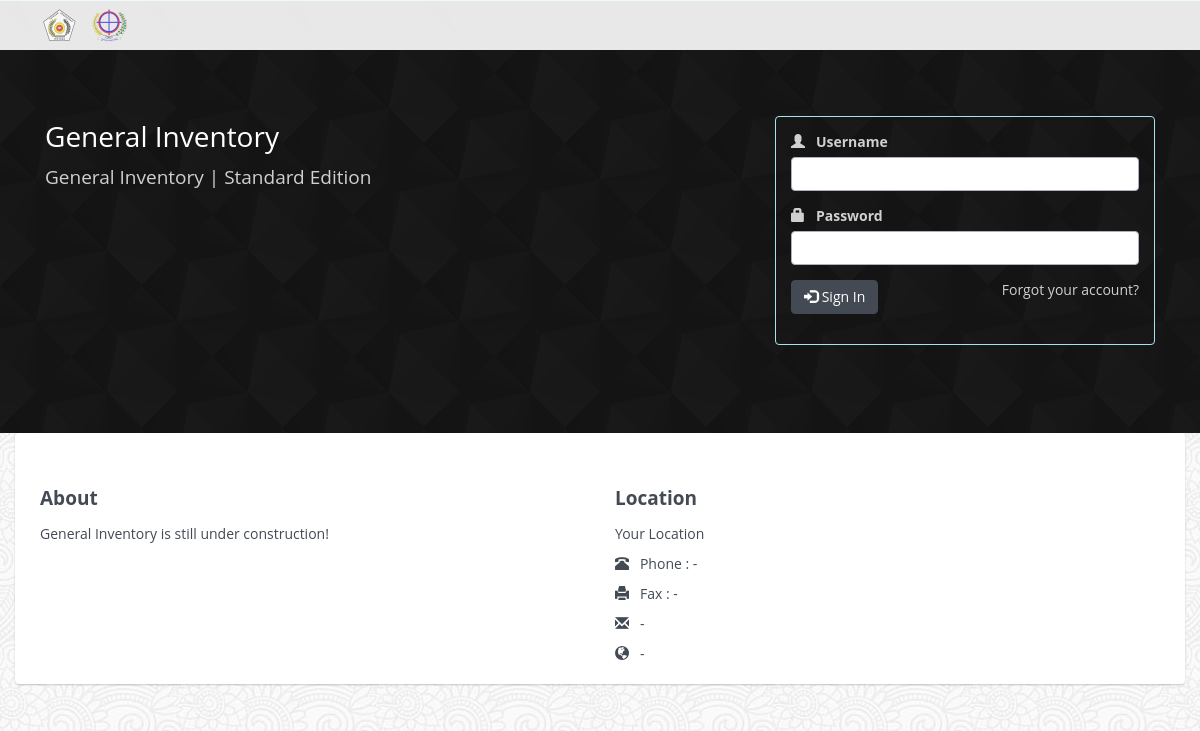
The page / on the database its author committed.
### tables this page shows
CREATE TABLE `system_settings` (
  `setting_name` varchar(50) NOT NULL COMMENT 'Setting Name',
  `setting_value` text NOT NULL COMMENT 'Values',
  `active` enum('yes','no') NOT NULL DEFAULT 'yes',
  `created_by` varchar(30) NOT NULL,
  `created_date` datetime NOT NULL,
  `updated_by` varchar(30) NOT NULL,
  `updated_date` datetime NOT NULL,
  `revision` tinyint(3) NOT NULL DEFAULT '0',
  PRIMARY KEY (`setting_name`)
);

### lib/db.class.php (called while the page is built, shortened)
<?php
class DB
{
	private $pdo;
	private $sQuery;
		private function Connect()
		{
			$this->settings = parse_ini_file("settings.ini.php");
			$dsn = 'mysql:dbname='.$this->settings["dbname"].';host='.$this->settings["host"].'';
			try
			{
				$this->pdo = new PDO($dsn, $this->settings["user"], $this->settings["password"], array(PDO::MYSQL_ATTR_INIT_COMMAND => "SET NAMES utf8"));
				$this->pdo->setAttribute(PDO::ATTR_ERRMODE, PDO::ERRMODE_EXCEPTION);
				$this->pdo->setAttribute(PDO::ATTR_EMULATE_PREPARES, false);
				$this->bConnected = true;
			}
			catch (PDOException $e)
			{
				echo $this->ExceptionLog($e->getMessage());
				die();
			}
		}
		private function Init($query,$parameters = "")
		{
			try
			{
				$this->sQuery = $this->pdo->prepare($query);
				$this->succes 	= $this->sQuery->execute();
			}
			catch(PDOException $e)
			{
					echo $this->ExceptionLog($e->getMessage(), $query );
					die();
			}
		}
		public function single($query,$params = null)
		{
			$this->Init($query,$params);
			return $this->sQuery->fetchColumn();
		}
}
?>

### class/inventory.class.php (called while the page is built, shortened)
<?php
require_once(__DIR__ . '/../lib/db.class.php');
class Inventory
{
	public function __construct() {
		$this->db = new DB();
	}
	public function setting_data($setting_name)
	{
		$query         = "SELECT setting_value FROM system_settings WHERE setting_name = '$setting_name' AND active = 'yes'";
		$setting_value = $this->db->single($query);
		return $setting_value;
	}
}
?>

### index.php (the view, shortened to what this page needs)
<?php session_start();
if (isset($_SESSION['username']) && isset($_SESSION['level']) && $_SESSION['username']!="" && $_SESSION['level']!="") {
	header("Location: ./dashboard.php");
	die();
}
else {
	require_once('./class/inventory.class.php');
	$invClass = new Inventory();
	?>
	<!DOCTYPE html>
	<html>
	<head>
		<link rel="stylesheet" type="text/css" href="./assets/css/<?php if ($invClass->setting_data("color_scheme")!="") { echo $invClass->setting_data("color_scheme"); } else {echo "site-default.min.css";} ?>">
		<link rel="stylesheet" type="text/css" href="./assets/plugins/pace/pace.css">
	</head>
	<body background="./assets/images/backgrounds/<?php if ($invClass->setting_data("body_background")!="") { echo $invClass->setting_data("body_background"); } else {echo "symphony.png";} ?>">
		<div class="docs-header">
			<nav class="navbar navbar-default navbar-custom" role="navigation">
				<div class="container">
					<div class="navbar-header">
						<a class="navbar-brand" href="#">
							<img src="assets/images/<?php if ($invClass->setting_data("inventory_logo")!="") { echo $invClass->setting_data("inventory_logo"); } else {echo "logo.png";} ?>" height="40">
						</a>
					</div>
					<div class="collapse navbar-collapse">
					</div>
				</div>
			</nav>
			<div class="topic">
				<div class="container">
					<div class="col-md-7">
						<h3>
							<?php
							if ($invClass->setting_data("inventory_name")!="") {
								echo $invClass->setting_data("inventory_name");
							} else {
								echo "Inventory System";
							}
							?>
						</h3>
						<h4>
							<?php
							if ($invClass->setting_data("inventory_slogan")!="") {
								echo $invClass->setting_data("inventory_slogan");
							} else {
								echo "Welcome to inventory system!";
							}
							?>
						</h4>
					</div>
					<div class="col-md-5">
						<div class="advertisement">
							<form name="sign_in_form" id="sign_in_form" action="dashboard.php" method="post">
								<div class="form-group">
									<label for="username"><i class="glyphicon glyphicon-user"></i> &nbsp; Username</label>
									<input type="text" name="username" id="username" maxlength="30" class="form-control" autofocus required <?php if (isset($_SESSION['sign_in_username'])) { echo " value='".$_SESSION['sign_in_username']."'";} ?>>
								</div>
								<div class="form-group">
									<label for="password"><i class="glyphicon glyphicon-lock"></i> &nbsp; Password</label>
									<input type="password" name="password" id="password" class="form-control" required <?php if (isset($_SESSION['sign_in_password'])) { echo " value='".$_SESSION['sign_in_password']."'";} ?>>
								</div>
								<div class="form-group">
									<button type="submit" id="sign_in_initiate" class="btn btn-primary"><i class="glyphicon glyphicon-log-in"></i> Sign In</button>
									<span class="pull-right">Forgot your account?</span>
								</div>
							</form>
						</div>
					</div>
				</div>
			</div>
	    </div>
	    <div class="container document">
	    	<div class="row">
		    	<div class="col-md-12 well">
			    		<div class="col-md-6">
			    			<h4>About</h4>
			    			<?php echo $invClass->setting_data("inventory_description"); ?>
			    		</div>
			    		<div class="col-md-6">
			    			<h4>Location</h4>
		    				<?php echo $invClass->setting_data("inventory_location"); ?>
			    			<p>
			    				<i class="glyphicon glyphicon-phone-alt"></i> &nbsp;
			    				Phone : <?php if ($invClass->setting_data("inventory_phone_number")!="") { echo $invClass->setting_data("inventory_phone_number"); } else {echo "-";} ?>
			    			</p>
			    			<p>
			    				<i class="glyphicon glyphicon-print"></i> &nbsp;
			    				Fax : <?php if ($invClass->setting_data("inventory_fax_number")!="") { echo $invClass->setting_data("inventory_fax_number"); } else {echo "-";} ?>
			    			</p>
			    			<p>
			    				<i class="glyphicon glyphicon-envelope"></i> &nbsp;
			    				<?php if ($invClass->setting_data("inventory_email")!="") { echo $invClass->setting_data("inventory_email"); } else {echo "-";} ?>
			    			</p>
			    			<p>
				    			<i class="glyphicon glyphicon-globe"></i> &nbsp;
				    			<?php if ($invClass->setting_data("inventory_website")!="") { echo $invClass->setting_data("inventory_website"); } else {echo "-";} ?>
			    			</p>
			    		</div>
		    	</div>
	    	</div>
	    </div>
	</body>
	</html>
<?php
}
?>

### rows shown on the page
system_settings: setting_value (picture)
system_settings: setting_value "General Inventory"
system_settings: setting_value "General Inventory | Standard Edition"
system_settings: setting_value "General Inventory is still under construction!"
system_settings: setting_value "Your Location"
